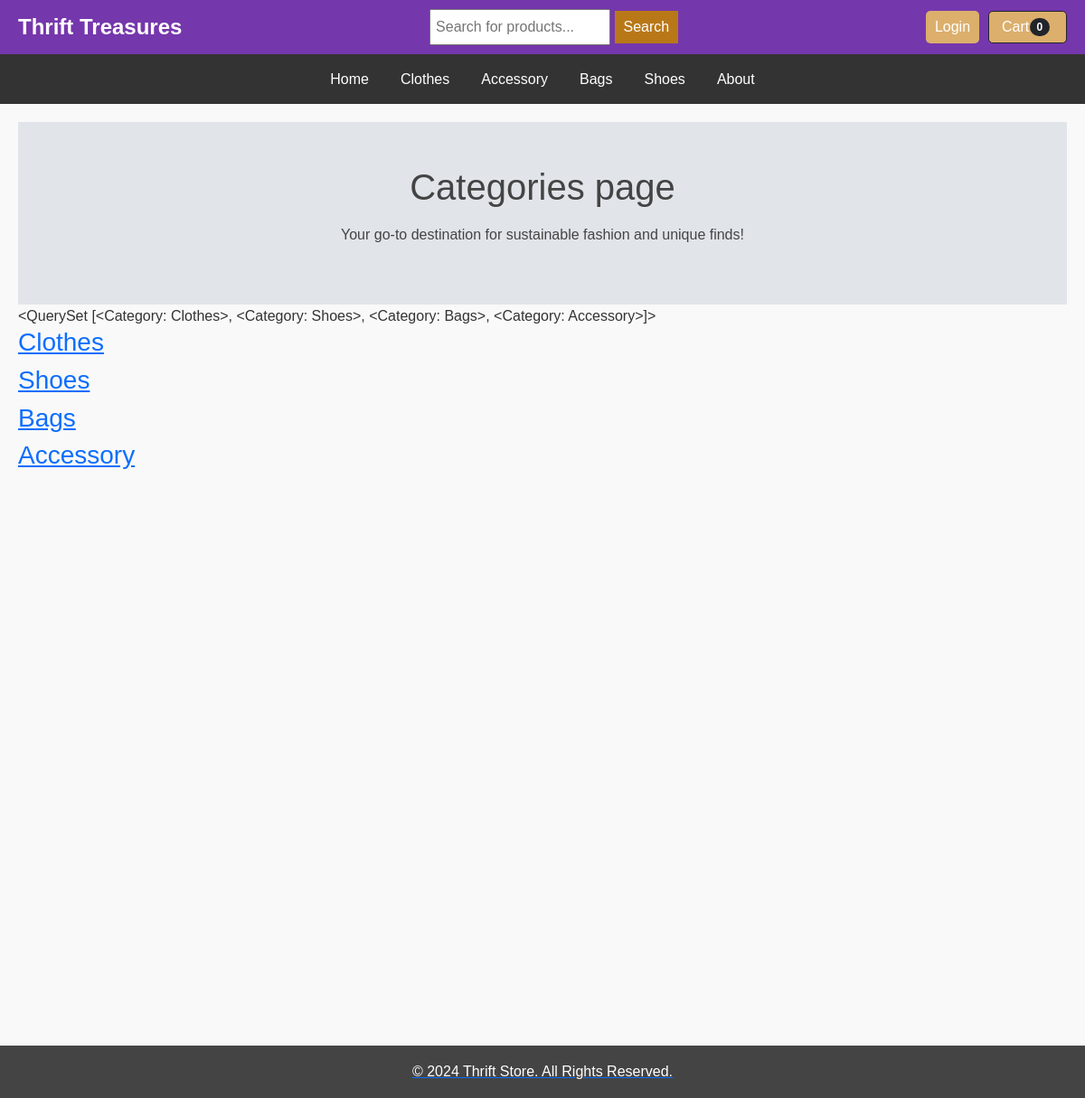
The app's page /category_summary/ with its own data.
### app1/models.py (models this page shows)
class Category(models.Model):
    name = models.CharField(max_length=50)
    def __str__(self):
        return self.name
    class Meta:
        verbose_name_plural = 'categories'

### app1/views.py (the view)
# urls.py: path('category_summary/', views.category_summary, name='category_summary'),
def category_summary(request):
    categories = Category.objects.all()
    return render(request, 'category_summary.html',{"categories":categories})

### cart/cart.py (called while the page is built)
	def __len__(self):
		return len(self.cart)

### cart/context_processors.py (called while the page is built)
def cart(request):
    return {'cart': Cart(request)}

### app1/templates/category_summary.html (shortened to what this page needs)
{% extends 'base.html'%}
{% block content %}
<!DOCTYPE html>
<html lang="en">
<head>
</head>
<body>
    <main>
        <section class="about-banner">
            <h2>Categories page</h2>
            <p>Your go-to destination for sustainable fashion and unique finds!</p>
        </section>
        {{categories}}
        {% for category in categories %}
        <h3><a href="{% url 'category' category%}">{{category}}</h3>
        {% endfor %}
        <br>
        <br> <br> <br> <br><br><br><br><br><br><br><br><br> <br> <br> <br><br><br><br><br><br><br><br>
</main>
</body>
</html>
{% endblock %}

### static/css/style.css (style rules this page uses)
body { font-family: Arial, sans-serif; margin: 0; padding: 0; box-sizing: border-box; }
main { padding: 20px; }

### app1/templates/category_summary.html (style rules this page uses)
body { font-family: Arial, sans-serif; margin: 0; padding: 0; line-height: 1.6; color: #333; background-color: #f9f9f9; }
.about-banner { text-align: center; padding: 3rem; background-color: #e1e5ea; color: #444; }
.about-banner h2 { font-size: 2.5rem; margin-bottom: 1rem; }

### records on screen
Category: name.name "<QuerySet [<Category: Clothes>, <Category: Shoes>, <Category: Bags>, <Category: Accessory>]>", name "Clothes"
Category: name "Shoes"
Category: name "Bags"
Category: name "Accessory"

### other values on screen
{{ cart|length }} "0"
